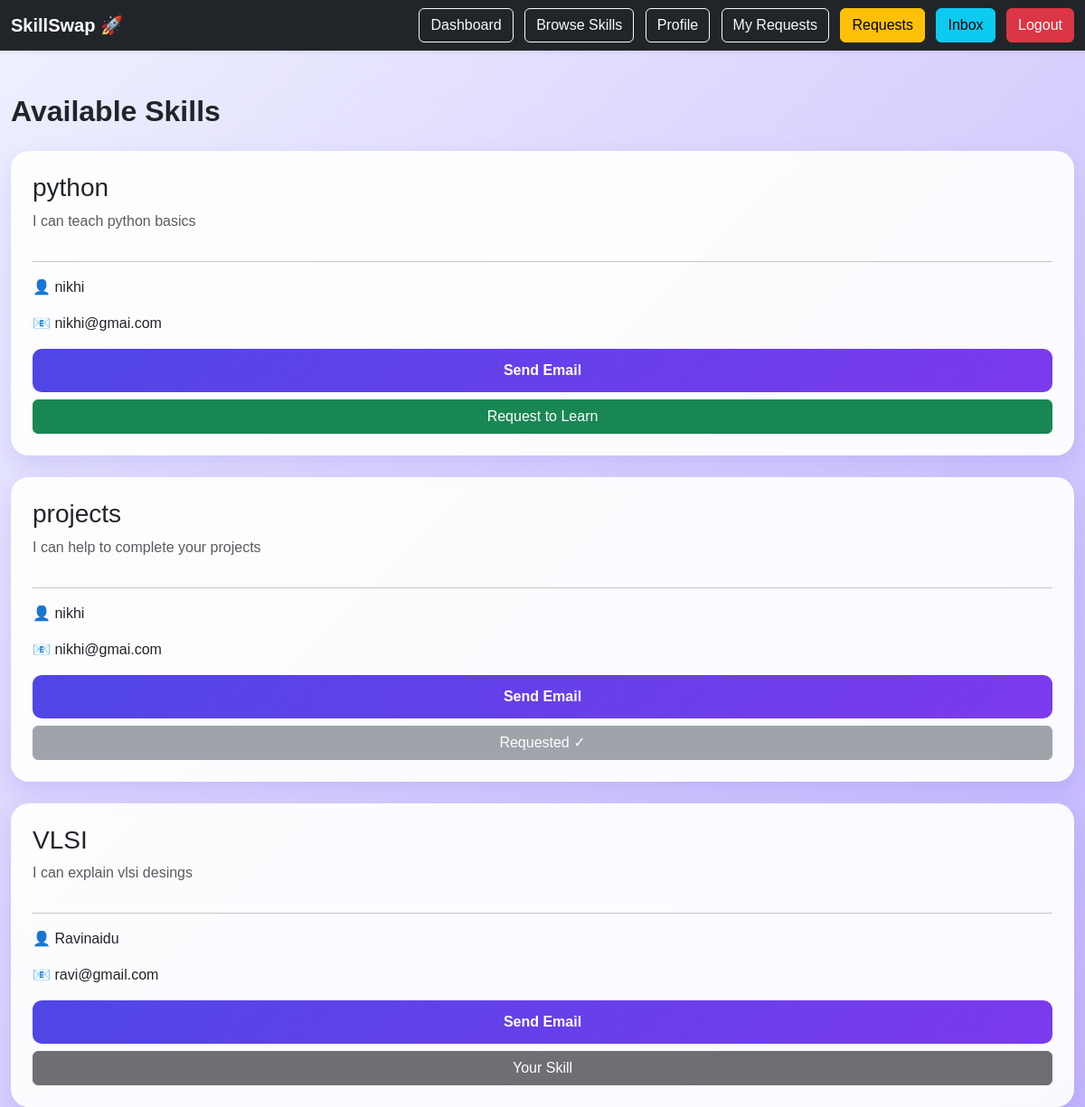
Screenshot of /skills (signed in) with the database file from the repository.
### tables this page shows
CREATE TABLE skills(
            id INTEGER PRIMARY KEY AUTOINCREMENT,
            skill_name TEXT NOT NULL,
            description TEXT NOT NULL,
            username TEXT NOT NULL,
            email TEXT NOT NULL
        );

### app.py (the view)
@app.route('/skills')
def skills():
    if 'username' not in session:
        return redirect('/login')
    conn = sqlite3.connect("skillswap.db")
    cursor = conn.cursor()
    cursor.execute("SELECT * FROM skills")
    skills = cursor.fetchall()
    cursor.execute("""
        SELECT skill_id
        FROM requests
        WHERE from_user=?
    """, (session['username'],))
    requested_skills = [row[0] for row in cursor.fetchall()]
    conn.close()
    return render_template(
        'skills.html',
        skills=skills,
        requested_skills=requested_skills
    )

### templates/skills.html (shortened to what this page needs)
<!DOCTYPE html>
<html lang="en">
<head>
    <link href="https://cdn.jsdelivr.net/npm/bootstrap@5.3.3/dist/css/bootstrap.min.css" rel="stylesheet">
</head>
<body>
{% include 'navbar.html' %}
<div class="container mt-5">
        <h2 class="section-title">Available Skills</h2>
        {% for skill in skills %}
        <div class="card mt-4 p-4">
            <h3>{{ skill[1] }}</h3>
            <p class="text-muted">{{ skill[2] }}</p>
            <hr>
            <p><strong>👤</strong> {{ skill[3] }}</p>
            <p><strong>📧</strong> {{ skill[4] }}</p>
            <a href="mailto:{{ skill[4] }}" class="btn btn-primary w-100">
                Send Email
            </a>
            {% if skill[3] == session['username'] %}
<button class="btn btn-dark w-100 mt-2" disabled>
    Your Skill
</button>
{% elif skill[0] in requested_skills %}
<button class="btn btn-secondary w-100 mt-2" disabled>
    Requested ✓
</button>
{% else %}
<a href="/request-skill/{{ skill[0] }}" class="btn btn-success w-100 mt-2">
    Request to Learn
</a>
{% endif %}
        </div>
        {% endfor %}
    </div>
</body>
</html>

### templates/navbar.html
<nav class="navbar navbar-expand-lg navbar-dark bg-dark shadow-sm">
    <div class="container">
        <a class="navbar-brand fw-bold" href="/dashboard">
            SkillSwap 🚀
        </a>
        <div class="ms-auto">
            <a href="/dashboard" class="btn btn-outline-light me-2">
                Dashboard
            </a>
            <a href="/skills" class="btn btn-outline-light me-2">
                Browse Skills
            </a>
            <a href="/profile" class="btn btn-outline-light me-2">
                Profile
            </a>
            <a href="/my-requests" class="btn btn-outline-light me-2">
                My Requests
            </a>
            <a href="/requests" class="btn btn-warning me-2">
                Requests
            </a>
            <a href="/inbox" class="btn btn-info me-2">
                Inbox
            </a>
            <a href="/" class="btn btn-danger">
                Logout
            </a>
        </div>
    </div>
</nav>

### templates/skills.html (style rules this page uses)
body { background: linear-gradient( 135deg, #eef2ff 0%, #ddd6fe 40%, #c4b5fd 100% ); font-family: Arial, sans-serif; min-height: 100vh; }
.card { border:none; border-radius:20px; padding:10px; background:rgba(255,255,255,0.92); backdrop-filter:blur(10px); box-shadow:0 10px 25px rgba(79,70,229,0.15); transition:0.3s; }
.container { max-width:1200px; }
.btn-primary { background:linear-gradient(135deg,#4f46e5,#7c3aed); border:none; border-radius:10px; padding:12px; font-weight:600; }
.section-title { font-weight:700; margin-bottom:25px; }

### rows the page displays
skills: skill_name "python", description "I can teach python basics", username "nikhi", email "nikhi@gmai.com"
skills: skill_name "projects", description "I can help to complete your projects", username "nikhi", email "nikhi@gmai.com", shows "Requested ✓"
skills: skill_name "VLSI", description "I can explain vlsi desings", username "Ravinaidu", email "ravi@gmail.com", shows "Your Skill"
